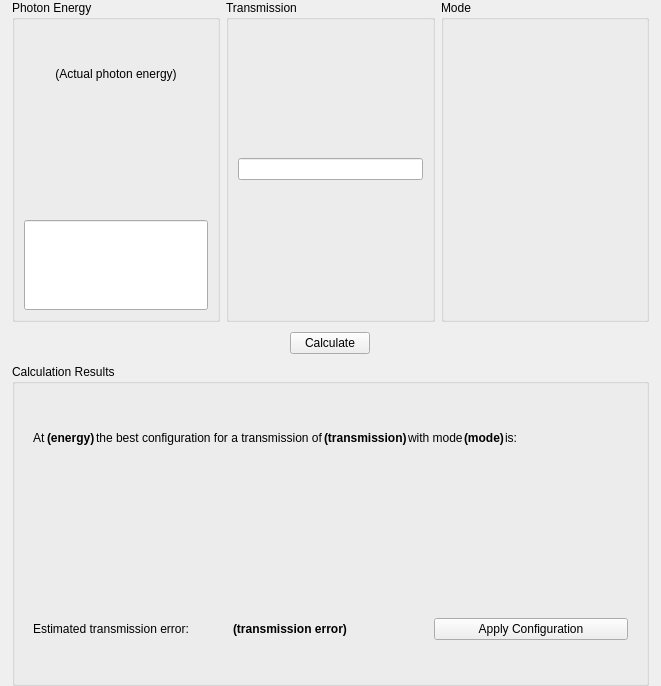
<?xml version="1.0" encoding="UTF-8"?>
<ui version="4.0">
 <class>AttenuatorCalculator</class>
 <widget class="QWidget" name="AttenuatorCalculator">
  <property name="geometry">
   <rect>
    <x>0</x>
    <y>0</y>
    <width>661</width>
    <height>686</height>
   </rect>
  </property>
  <property name="windowTitle">
   <string>Form</string>
  </property>
  <layout class="QVBoxLayout" name="verticalLayout_7" stretch="1,1,1">
   <property name="spacing">
    <number>10</number>
   </property>
   <property name="sizeConstraint">
    <enum>QLayout::SetMinimumSize</enum>
   </property>
   <property name="leftMargin">
    <number>12</number>
   </property>
   <property name="topMargin">
    <number>0</number>
   </property>
   <property name="rightMargin">
    <number>12</number>
   </property>
   <property name="bottomMargin">
    <number>0</number>
   </property>
   <item>
    <widget class="QFrame" name="frame_2">
     <property name="sizePolicy">
      <sizepolicy hsizetype="MinimumExpanding" vsizetype="Minimum">
       <horstretch>0</horstretch>
       <verstretch>0</verstretch>
      </sizepolicy>
     </property>
     <property name="minimumSize">
      <size>
       <width>0</width>
       <height>150</height>
      </size>
     </property>
     <property name="frameShape">
      <enum>QFrame::NoFrame</enum>
     </property>
     <property name="frameShadow">
      <enum>QFrame::Raised</enum>
     </property>
     <property name="lineWidth">
      <number>0</number>
     </property>
     <layout class="QHBoxLayout" name="horizontalLayout_2" stretch="1,1,1">
      <property name="leftMargin">
       <number>0</number>
      </property>
      <property name="topMargin">
       <number>0</number>
      </property>
      <property name="rightMargin">
       <number>0</number>
      </property>
      <property name="bottomMargin">
       <number>0</number>
      </property>
      <item>
       <widget class="QGroupBox" name="PhotonEnergyBox">
        <property name="title">
         <string>Photon Energy</string>
        </property>
        <layout class="QVBoxLayout" name="verticalLayout_2">
         <item>
          <widget class="PyDMLabel" name="ActualEnergy">
           <property name="sizePolicy">
            <sizepolicy hsizetype="Preferred" vsizetype="Preferred">
             <horstretch>0</horstretch>
             <verstretch>0</verstretch>
            </sizepolicy>
           </property>
           <property name="toolTip">
            <string/>
           </property>
           <property name="text">
            <string>(Actual photon energy)</string>
           </property>
           <property name="alignment">
            <set>Qt::AlignCenter</set>
           </property>
           <property name="showUnits" stdset="0">
            <bool>true</bool>
           </property>
           <property name="channel" stdset="0">
            <string>ca://${prefix}:SYS:ActualPhotonEnergy_RBV </string>
           </property>
          </widget>
         </item>
         <item>
          <widget class="PyDMEnumButton" name="EnergyEnum">
           <property name="sizePolicy">
            <sizepolicy hsizetype="Preferred" vsizetype="Preferred">
             <horstretch>0</horstretch>
             <verstretch>0</verstretch>
            </sizepolicy>
           </property>
           <property name="toolTip">
            <string/>
           </property>
           <property name="channel" stdset="0">
            <string>ca://${prefix}:SYS:EnergySource</string>
           </property>
           <property name="items" stdset="0">
            <stringlist/>
           </property>
          </widget>
         </item>
         <item>
          <widget class="PyDMLineEdit" name="CustomPhotonEnergy">
           <property name="sizePolicy">
            <sizepolicy hsizetype="Expanding" vsizetype="Preferred">
             <horstretch>0</horstretch>
             <verstretch>0</verstretch>
            </sizepolicy>
           </property>
           <property name="toolTip">
            <string/>
           </property>
           <property name="rules" stdset="0">
            <string>[{&quot;name&quot;: &quot;IfCustom&quot;, &quot;property&quot;: &quot;Visible&quot;, &quot;expression&quot;: &quot;ch[0] == 1&quot;, &quot;channels&quot;: [{&quot;channel&quot;: &quot;ca://${prefix}:SYS:EnergySource&quot;, &quot;trigger&quot;: true}]}]</string>
           </property>
           <property name="precision" stdset="0">
            <number>0</number>
           </property>
           <property name="showUnits" stdset="0">
            <bool>true</bool>
           </property>
           <property name="channel" stdset="0">
            <string>ca://${prefix}:SYS:CustomPhotonEnergy</string>
           </property>
          </widget>
         </item>
        </layout>
       </widget>
      </item>
      <item>
       <widget class="QGroupBox" name="TransmissionBox">
        <property name="title">
         <string>Transmission</string>
        </property>
        <layout class="QVBoxLayout" name="verticalLayout_3">
         <item>
          <widget class="PyDMLineEdit" name="DesiredTransmission">
           <property name="toolTip">
            <string/>
           </property>
           <property name="rules" stdset="0">
            <string>[]</string>
           </property>
           <property name="precision" stdset="0">
            <number>0</number>
           </property>
           <property name="showUnits" stdset="0">
            <bool>false</bool>
           </property>
           <property name="channel" stdset="0">
            <string>ca://${prefix}:SYS:DesiredTransmission</string>
           </property>
           <property name="displayFormat" stdset="0">
            <enum>PyDMLineEdit::Exponential</enum>
           </property>
          </widget>
         </item>
        </layout>
       </widget>
      </item>
      <item>
       <widget class="QGroupBox" name="ModeBox">
        <property name="title">
         <string>Mode</string>
        </property>
        <property name="flat">
         <bool>false</bool>
        </property>
        <layout class="QVBoxLayout" name="verticalLayout_5">
         <item>
          <widget class="PyDMEnumButton" name="PyDMEnumButton_2">
           <property name="sizePolicy">
            <sizepolicy hsizetype="Preferred" vsizetype="Preferred">
             <horstretch>0</horstretch>
             <verstretch>0</verstretch>
            </sizepolicy>
           </property>
           <property name="toolTip">
            <string/>
           </property>
           <property name="channel" stdset="0">
            <string>ca://${prefix}:SYS:CalcMode</string>
           </property>
           <property name="items" stdset="0">
            <stringlist/>
           </property>
          </widget>
         </item>
        </layout>
       </widget>
      </item>
     </layout>
    </widget>
   </item>
   <item alignment="Qt::AlignHCenter">
    <widget class="PyDMPushButton" name="CalculateButton">
     <property name="toolTip">
      <string/>
     </property>
     <property name="text">
      <string>Calculate</string>
     </property>
     <property name="autoDefault">
      <bool>true</bool>
     </property>
     <property name="default">
      <bool>false</bool>
     </property>
     <property name="channel" stdset="0">
      <string>ca://${prefix}:SYS:Run</string>
     </property>
     <property name="pressValue" stdset="0">
      <string>1</string>
     </property>
    </widget>
   </item>
   <item>
    <widget class="QGroupBox" name="groupBox">
     <property name="title">
      <string>Calculation Results</string>
     </property>
     <layout class="QVBoxLayout" name="verticalLayout_4">
      <item>
       <widget class="QFrame" name="frame">
        <property name="sizePolicy">
         <sizepolicy hsizetype="Maximum" vsizetype="Preferred">
          <horstretch>0</horstretch>
          <verstretch>0</verstretch>
         </sizepolicy>
        </property>
        <property name="frameShape">
         <enum>QFrame::NoFrame</enum>
        </property>
        <property name="frameShadow">
         <enum>QFrame::Raised</enum>
        </property>
        <layout class="QHBoxLayout" name="horizontalLayout" stretch="0,1,2,1,0,0,0,0">
         <property name="spacing">
          <number>1</number>
         </property>
         <property name="sizeConstraint">
          <enum>QLayout::SetMinimumSize</enum>
         </property>
         <item>
          <widget class="QLabel" name="label">
           <property name="text">
            <string>At</string>
           </property>
          </widget>
         </item>
         <item>
          <widget class="PyDMLabel" name="ActualEnergy_2">
           <property name="font">
            <font>
             <weight>75</weight>
             <bold>true</bold>
            </font>
           </property>
           <property name="toolTip">
            <string/>
           </property>
           <property name="styleSheet">
            <string notr="true"/>
           </property>
           <property name="text">
            <string>(energy)</string>
           </property>
           <property name="alignment">
            <set>Qt::AlignLeading|Qt::AlignLeft|Qt::AlignVCenter</set>
           </property>
           <property name="showUnits" stdset="0">
            <bool>true</bool>
           </property>
           <property name="channel" stdset="0">
            <string>ca://${prefix}:SYS:LastPhotonEnergy_RBV </string>
           </property>
          </widget>
         </item>
         <item alignment="Qt::AlignLeft">
          <widget class="QLabel" name="label_2">
           <property name="sizePolicy">
            <sizepolicy hsizetype="Fixed" vsizetype="Fixed">
             <horstretch>0</horstretch>
             <verstretch>0</verstretch>
            </sizepolicy>
           </property>
           <property name="text">
            <string>the best configuration for a transmission of</string>
           </property>
          </widget>
         </item>
         <item alignment="Qt::AlignLeft">
          <widget class="PyDMLabel" name="ActualEnergy_3">
           <property name="font">
            <font>
             <weight>75</weight>
             <bold>true</bold>
            </font>
           </property>
           <property name="toolTip">
            <string/>
           </property>
           <property name="text">
            <string>(transmission)</string>
           </property>
           <property name="alignment">
            <set>Qt::AlignLeading|Qt::AlignLeft|Qt::AlignVCenter</set>
           </property>
           <property name="showUnits" stdset="0">
            <bool>true</bool>
           </property>
           <property name="channel" stdset="0">
            <string>ca://${prefix}:SYS:LastTransmission_RBV </string>
           </property>
           <property name="displayFormat" stdset="0">
            <enum>PyDMLabel::Exponential</enum>
           </property>
          </widget>
         </item>
         <item>
          <widget class="QLabel" name="label_3">
           <property name="text">
            <string>with mode</string>
           </property>
          </widget>
         </item>
         <item>
          <widget class="PyDMLabel" name="ActualEnergy_4">
           <property name="font">
            <font>
             <weight>75</weight>
             <bold>true</bold>
            </font>
           </property>
           <property name="toolTip">
            <string/>
           </property>
           <property name="text">
            <string>(mode)</string>
           </property>
           <property name="alignment">
            <set>Qt::AlignLeading|Qt::AlignLeft|Qt::AlignVCenter</set>
           </property>
           <property name="showUnits" stdset="0">
            <bool>true</bool>
           </property>
           <property name="alarmSensitiveBorder" stdset="0">
            <bool>false</bool>
           </property>
           <property name="channel" stdset="0">
            <string>ca://${prefix}:SYS:LastCalcMode_RBV</string>
           </property>
          </widget>
         </item>
         <item>
          <widget class="QLabel" name="label_4">
           <property name="text">
            <string>is:</string>
           </property>
          </widget>
         </item>
         <item>
          <spacer name="horizontalSpacer">
           <property name="orientation">
            <enum>Qt::Horizontal</enum>
           </property>
           <property name="sizeHint" stdset="0">
            <size>
             <width>40</width>
             <height>20</height>
            </size>
           </property>
          </spacer>
         </item>
        </layout>
       </widget>
      </item>
      <item>
       <widget class="PyDMByteIndicator" name="ActiveConfig_2">
        <property name="sizePolicy">
         <sizepolicy hsizetype="Preferred" vsizetype="Preferred">
          <horstretch>0</horstretch>
          <verstretch>0</verstretch>
         </sizepolicy>
        </property>
        <property name="minimumSize">
         <size>
          <width>0</width>
          <height>60</height>
         </size>
        </property>
        <property name="maximumSize">
         <size>
          <width>16777215</width>
          <height>16777215</height>
         </size>
        </property>
        <property name="toolTip">
         <string/>
        </property>
        <property name="channel" stdset="0">
         <string>ca://${prefix}:SYS:BestConfigurationBitmask_RBV</string>
        </property>
        <property name="orientation" stdset="0">
         <enum>Qt::Horizontal</enum>
        </property>
        <property name="bigEndian" stdset="0">
         <bool>true</bool>
        </property>
        <property name="labelPosition" stdset="0">
         <enum>QTabWidget::South</enum>
        </property>
        <property name="numBits" stdset="0">
         <number>18</number>
        </property>
        <property name="labels" stdset="0">
         <stringlist>
          <string>19</string>
          <string>18</string>
          <string>17</string>
          <string>16</string>
          <string>15</string>
          <string>14</string>
          <string>13</string>
          <string>12</string>
          <string>11</string>
          <string>10</string>
          <string>09</string>
          <string>08</string>
          <string>07</string>
          <string>06</string>
          <string>05</string>
          <string>04</string>
          <string>03</string>
          <string>02</string>
         </stringlist>
        </property>
       </widget>
      </item>
      <item>
       <widget class="QFrame" name="frame_3">
        <property name="frameShape">
         <enum>QFrame::NoFrame</enum>
        </property>
        <property name="frameShadow">
         <enum>QFrame::Raised</enum>
        </property>
        <layout class="QHBoxLayout" name="horizontalLayout_3">
         <item>
          <widget class="QLabel" name="label_5">
           <property name="text">
            <string>Estimated transmission error:</string>
           </property>
          </widget>
         </item>
         <item>
          <widget class="PyDMLabel" name="ActualEnergy_5">
           <property name="font">
            <font>
             <weight>75</weight>
             <bold>true</bold>
            </font>
           </property>
           <property name="toolTip">
            <string/>
           </property>
           <property name="text">
            <string>(transmission error)</string>
           </property>
           <property name="alignment">
            <set>Qt::AlignLeading|Qt::AlignLeft|Qt::AlignVCenter</set>
           </property>
           <property name="showUnits" stdset="0">
            <bool>false</bool>
           </property>
           <property name="channel" stdset="0">
            <string>ca://${prefix}:SYS:BestConfigError_RBV </string>
           </property>
           <property name="displayFormat" stdset="0">
            <enum>PyDMLabel::Exponential</enum>
           </property>
          </widget>
         </item>
         <item>
          <widget class="PyDMPushButton" name="CalculateButton_2">
           <property name="toolTip">
            <string/>
           </property>
           <property name="text">
            <string>Apply Configuration</string>
           </property>
           <property name="autoDefault">
            <bool>true</bool>
           </property>
           <property name="default">
            <bool>false</bool>
           </property>
           <property name="channel" stdset="0">
            <string>ca://${prefix}:SYS:ApplyConfiguration</string>
           </property>
           <property name="pressValue" stdset="0">
            <string>1</string>
           </property>
          </widget>
         </item>
        </layout>
       </widget>
      </item>
     </layout>
    </widget>
   </item>
  </layout>
 </widget>
 <customwidgets>
  <customwidget>
   <class>PyDMLabel</class>
   <extends>QLabel</extends>
   <header>pydm.widgets.label</header>
  </customwidget>
  <customwidget>
   <class>PyDMByteIndicator</class>
   <extends>QWidget</extends>
   <header>pydm.widgets.byte</header>
  </customwidget>
  <customwidget>
   <class>PyDMEnumButton</class>
   <extends>QWidget</extends>
   <header>pydm.widgets.enum_button</header>
  </customwidget>
  <customwidget>
   <class>PyDMLineEdit</class>
   <extends>QLineEdit</extends>
   <header>pydm.widgets.line_edit</header>
  </customwidget>
  <customwidget>
   <class>PyDMPushButton</class>
   <extends>QPushButton</extends>
   <header>pydm.widgets.pushbutton</header>
  </customwidget>
 </customwidgets>
 <resources/>
 <connections/>
</ui>
